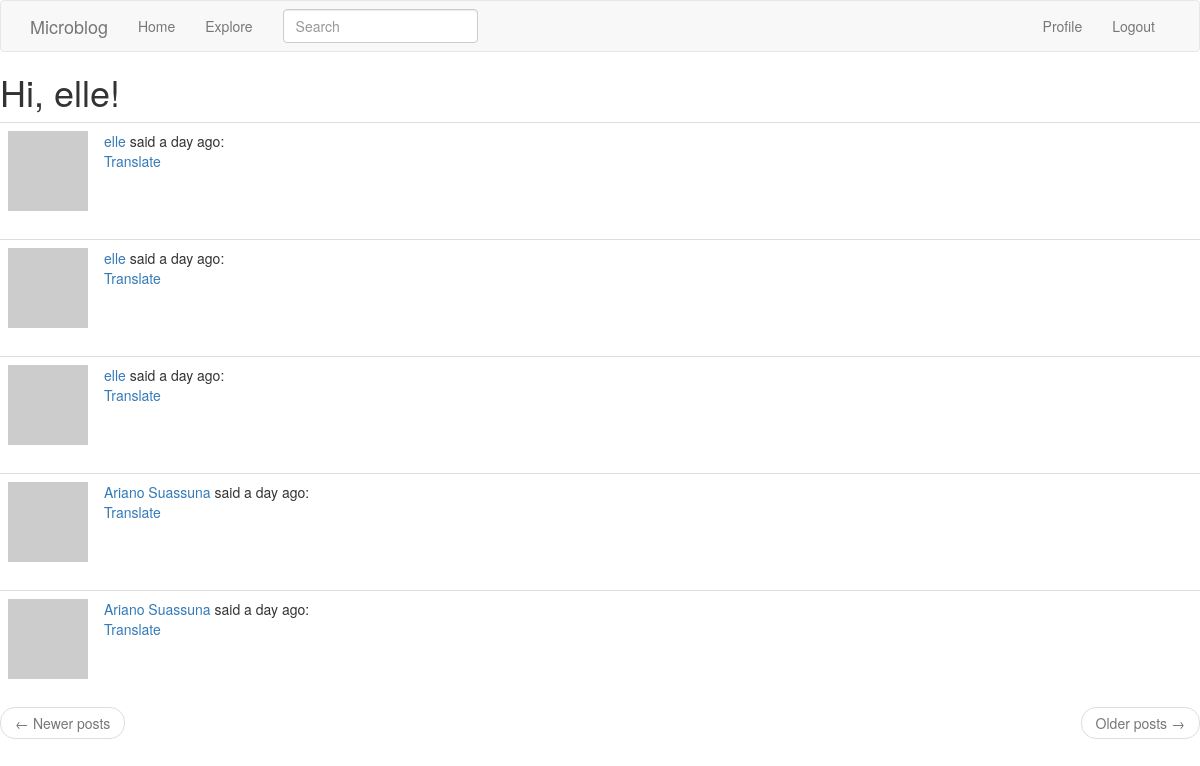
Page /explore (signed in) on the committed database.
### app/models.py (models this page shows, shortened)
class User(UserMixin, db.Model):
    id = db.Column(db.Integer, primary_key=True)
    username = db.Column(db.String(64), index=True, unique=True)
    email = db.Column(db.String(120), index=True, unique=True)
    password_hash = db.Column(db.String(128))
    posts = db.relationship('Post', backref='author', lazy='dynamic')
    about_me = db.Column(db.String(140))
    last_seen = db.Column(db.DateTime, default=datetime.utcnow)
    followed = db.relationship(
        'User', secondary=followers,
        primaryjoin=(followers.c.follower_id == id),
        secondaryjoin=(followers.c.followed_id == id),
        backref=db.backref('followers', lazy='dynamic'), lazy='dynamic')
    def avatar(self, size):
        digest = md5(self.email.lower().encode('utf-8')).hexdigest()
        return 'https://www.gravatar.com/avatar/{}?d=identicon&s={}'.format(
            digest, size)

class SearchableMixin(object):
    @classmethod
    def before_commit(cls, session):
        session._changes = {
            'add': list(session.new),
            'update': list(session.dirty),
            'delete': list(session.deleted)
        }
    @classmethod
    def after_commit(cls, session):
        for obj in session._changes['add']:
            if isinstance(obj, SearchableMixin):
                add_to_index(obj.__tablename__, obj)
        for obj in session._changes['update']:
            if isinstance(obj, SearchableMixin):
                add_to_index(obj.__tablename__, obj)
        for obj in session._changes['delete']:
            if isinstance(obj, SearchableMixin):
                remove_from_index(obj.__tablename__, obj)
        session._changes = None

class Post(SearchableMixin, db.Model):
    __searchable__ = ['body']
    id = db.Column(db.Integer, primary_key=True)
    body = db.Column(db.String(140))
    timestamp = db.Column(db.DateTime, index=True, default=datetime.utcnow)
    user_id = db.Column(db.Integer, db.ForeignKey('user.id'))
    language = db.Column(db.String(5))

### app/main/routes.py (the view)
@bp.route('/explore')
@login_required
def explore():
    page = request.args.get('page', 1, type=int)
    posts = Post.query.order_by(Post.timestamp.desc()).paginate(
        page, current_app.config['POSTS_PER_PAGE'], False)
    next_url = url_for('main.explore', page=posts.next_num) \
        if posts.has_next else None
    prev_url = url_for('main.explore', page=posts.prev_num) \
        if posts.has_prev else None
    return render_template('index.html', title=_('Explore'),
                           posts=posts.items, next_url=next_url,
                           prev_url=prev_url)

### app/main/forms.py
class SearchForm(FlaskForm):
    q = StringField(('Search'), validators=[DataRequired()])
    def __init__(self, *args, **kwargs):
        if 'formdata' not in kwargs:
            kwargs['formdata'] = request.args
        if 'csrf_enabled' not in kwargs:
            kwargs['csrf_enabled'] = False
        super(SearchForm, self).__init__(*args, **kwargs)

### app/main/routes.py (called while the page is built)
@bp.before_app_request
def before_request():
    if current_user.is_authenticated:
        current_user.last_seen = datetime.utcnow()
        db.session.commit()
        g.search_form = SearchForm()
    g.locale = str(get_locale())

### app/models.py (called while the page is built)
@login.user_loader
def load_user(id):
    return User.query.get(int(id))

### app/templates/index.html (shortened to what this page needs)
{% extends "base.html" %}
{% block content %}
    <h1>Hi, {{ current_user.username }}!</h1>
   {% for post in posts %}
        {% include '_post.html' %}
    {% endfor %}
    <nav aria-label="...">
        <ul class="pager">
            <li class="previous{% if not prev_url %} disabled{% endif %}">
                <a href="{{ prev_url or '#' }}">
                    <span aria-hidden="true">&larr;</span> Newer posts
                </a>
            </li>
            <li class="next{% if not next_url %} disabled{% endif %}">
                <a href="{{ next_url or '#' }}">
                    Older posts <span aria-hidden="true">&rarr;</span>
                </a>
            </li>
        </ul>
    </nav>
{% endblock %}

### app/templates/base.html (shortened to what this page needs)
{% extends 'bootstrap/base.html' %}
{% block navbar %}
    <nav class="navbar navbar-default">
        <div class="container">
            <div class="navbar-header">
                <a class="navbar-brand" href="{{ url_for('main.index') }}">Microblog</a>
            </div>
            <div class="collapse navbar-collapse" id="bs-example-navbar-collapse-1">
                <ul class="nav navbar-nav">
                    <li><a href="{{ url_for('main.index') }}">Home</a></li>
                    <li><a href="{{ url_for('main.explore') }}">Explore</a></li>
                </ul>
                {% if g.search_form %}
                <form class="navbar-form navbar-left" method="get"
                        action="{{ url_for('main.search') }}">
                    <div class="form-group">
                        {{ g.search_form.q(size=20, class='form-control',
                            placeholder=g.search_form.q.label.text) }}
                    </div>
                </form>
                {% endif %}
                <ul class="nav navbar-nav navbar-right">
                    {% if current_user.is_anonymous %}
                    <li><a href="{{ url_for('auth.login') }}">Login</a></li>
                    {% else %}
                    <li><a href="{{ url_for('main.user', username=current_user.username) }}">Profile</a></li>
                    <li><a href="{{ url_for('auth.logout') }}">Logout</a></li>
                    {% endif %}
                </ul>
            </div>
        </div>
    </nav>
{% endblock %}

### app/templates/_post.html
<table class="table table-hover">
        <tr>
            <td width="70px">
                <a href="{{ url_for('main.user', username=post.author.username) }}">
                    <img src="{{ post.author.avatar(70) }}" />
                </a>
            </td>
            <td>
                <a href="{{ url_for('main.user', username=post.author.username) }}">
                    {{ post.author.username }}
                </a>
                said {{ moment(post.timestamp).fromNow() }}:
                <br>
                 <span id="translation{{ post.id }}">
                    <a href="javascript:translate(
                                '#post{{ post.id }}',
                                '#translation{{ post.id }}',
                                '{{ post.language }}',
                                '{{ g.locale }}');">{{ _('Translate') }}</a>
                </span>
            </td>
        </tr>
    </table>

### rows in the picture
User: username "elle"
Post: author.username "elle", timestamp "a day ago"
Post: author.username "elle", timestamp "a day ago"
Post: author.username "elle", timestamp "a day ago"
Post: author.username "Ariano Suassuna", timestamp "a day ago"
Post: author.username "Ariano Suassuna", timestamp "a day ago"
